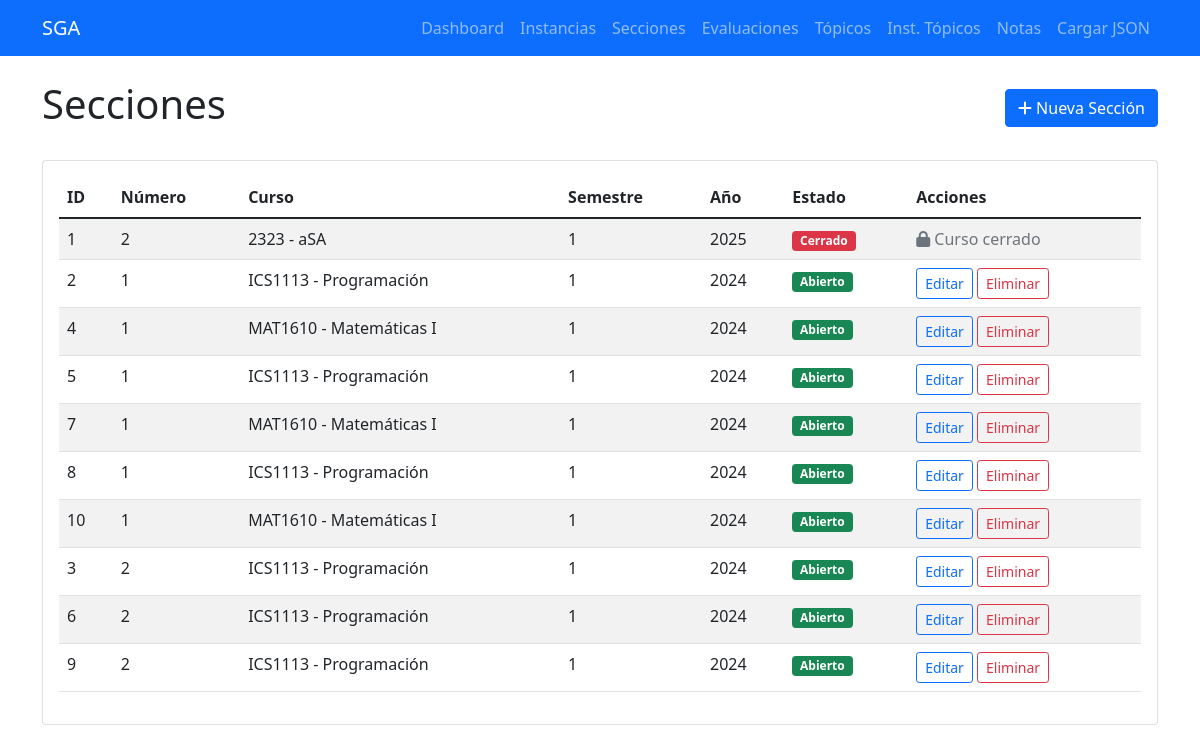
Screenshot of /secciones with the database file from the repository.
### tables this page shows
CREATE TABLE secciones (
            id INTEGER PRIMARY KEY AUTOINCREMENT,
            numero INTEGER NOT NULL,
            instancia_id INTEGER NOT NULL,
            created_at TIMESTAMP DEFAULT CURRENT_TIMESTAMP,
            FOREIGN KEY (instancia_id) REFERENCES instancias_curso (id) ON DELETE CASCADE
        );

CREATE TABLE cursos (
            id INTEGER PRIMARY KEY AUTOINCREMENT,
            codigo TEXT UNIQUE NOT NULL,
            nombre TEXT NOT NULL,
            requisitos TEXT,
            created_at TIMESTAMP DEFAULT CURRENT_TIMESTAMP
        );

CREATE TABLE instancias_curso (
            id INTEGER PRIMARY KEY AUTOINCREMENT,
            semestre INTEGER NOT NULL,
            anio INTEGER NOT NULL,
            curso_id INTEGER NOT NULL,
            created_at TIMESTAMP DEFAULT CURRENT_TIMESTAMP, cerrado BOOLEAN DEFAULT 0, fecha_cierre TIMESTAMP NULL,
            FOREIGN KEY (curso_id) REFERENCES cursos (id) ON DELETE CASCADE
        );

### routes/seccion_routes.py (the view)
@seccion_bp.route('/secciones')
def listar_secciones():
    secciones = Seccion.obtener_todos()
    return render_template('secciones/listar.html', secciones=secciones)

### db/database.py (called while the page is built)
def get_connection():
    return sqlite3.connect(DATABASE_PATH)

def execute_query(query, params=None):
    conn = get_connection()
    cursor = conn.cursor()
    if params:
        cursor.execute(query, params)
    else:
        cursor.execute(query)
    if query.strip().upper().startswith('SELECT'):
        results = cursor.fetchall()
    else:
        conn.commit()
        results = cursor.lastrowid
    conn.close()
    return results

### models/seccion.py (called while the page is built)
    @classmethod
    def obtener_todos(cls):
        query = """
        SELECT s.id, s.numero, s.instancia_id, ic.semestre, ic.anio, c.codigo, c.nombre, ic.cerrado
        FROM secciones s
        JOIN instancias_curso ic ON s.instancia_id = ic.id
        JOIN cursos c ON ic.curso_id = c.id
        ORDER BY ic.anio DESC, ic.semestre DESC, s.numero
        """
        resultados = execute_query(query)
        return [
            {
                'id': fila[0],
                'numero': fila[1],
                'instancia_id': fila[2],
                'semestre': fila[3],
                'anio': fila[4],
                'curso_codigo': fila[5],
                'curso_nombre': fila[6],
                'curso_cerrado': bool(fila[7])
            }
            for fila in resultados
        ]

### templates/secciones/listar.html (shortened to what this page needs)
{% extends "base.html" %}
{% block content %}
<div class="d-flex justify-content-between align-items-center mb-4">
    <h1>Secciones</h1>
    <a href="{{ url_for('seccion.crear_seccion') }}" class="btn btn-primary">
        <i class="fas fa-plus"></i> Nueva Sección
    </a>
</div>
<div class="card">
    <div class="card-body">
        {% if secciones %}
            <div class="table-responsive">
                <table class="table table-striped">                    <thead>
                        <tr>
                            <th>ID</th>
                            <th>Número</th>
                            <th>Curso</th>
                            <th>Semestre</th>
                            <th>Año</th>
                            <th>Estado</th>
                            <th>Acciones</th>
                        </tr>
                    </thead>
                    <tbody>
                        {% for seccion in secciones %}
                        <tr>                            <td>{{ seccion.id }}</td>
                            <td>{{ seccion.numero }}</td>
                            <td>{{ seccion.curso_codigo }} - {{ seccion.curso_nombre }}</td>
                            <td>{{ seccion.semestre }}</td>
                            <td>{{ seccion.anio }}</td>
                            <td>
                                {% if seccion.curso_cerrado %}
                                    <span class="badge bg-danger">Cerrado</span>
                                {% else %}
                                    <span class="badge bg-success">Abierto</span>
                                {% endif %}
                            </td>
                            <td>
                                {% if not seccion.curso_cerrado %}
                                    <a href="{{ url_for('seccion.editar_seccion', id=seccion.id) }}"
                                       class="btn btn-sm btn-outline-primary">Editar</a>
                                    <form method="POST" action="{{ url_for('seccion.eliminar_seccion', id=seccion.id) }}"
                                          class="d-inline" onsubmit="return confirm('¿Estás seguro?')">
                                        <button type="submit" class="btn btn-sm btn-outline-danger">Eliminar</button>
                                    </form>
                                {% else %}
                                    <span class="text-muted">
                                        <i class="fas fa-lock"></i> Curso cerrado
                                    </span>
                                {% endif %}
                            </td>
                        </tr>
                        {% endfor %}
                    </tbody>
                </table>
            </div>
        {% endif %}
    </div>
</div>
{% endblock %}

### rows the page displays
secciones: id "1", numero "2", curso_codigo "2323", curso_nombre "aSA", semestre "1", anio "2025", shows "Cerrado", shows "Curso cerrado"
secciones: id "2", numero "1", curso_codigo "ICS1113", curso_nombre "Programación", semestre "1", anio "2024", shows "Abierto"
secciones: id "4", numero "1", curso_codigo "MAT1610", curso_nombre "Matemáticas I", semestre "1", anio "2024", shows "Abierto"
secciones: id "5", numero "1", curso_codigo "ICS1113", curso_nombre "Programación", semestre "1", anio "2024", shows "Abierto"
secciones: id "7", numero "1", curso_codigo "MAT1610", curso_nombre "Matemáticas I", semestre "1", anio "2024", shows "Abierto"
secciones: id "8", numero "1", curso_codigo "ICS1113", curso_nombre "Programación", semestre "1", anio "2024", shows "Abierto"
secciones: id "10", numero "1", curso_codigo "MAT1610", curso_nombre "Matemáticas I", semestre "1", anio "2024", shows "Abierto"
secciones: id "3", numero "2", curso_codigo "ICS1113", curso_nombre "Programación", semestre "1", anio "2024", shows "Abierto"
secciones: id "6", numero "2", curso_codigo "ICS1113", curso_nombre "Programación", semestre "1", anio "2024", shows "Abierto"
secciones: id "9", numero "2", curso_codigo "ICS1113", curso_nombre "Programación", semestre "1", anio "2024", shows "Abierto"
